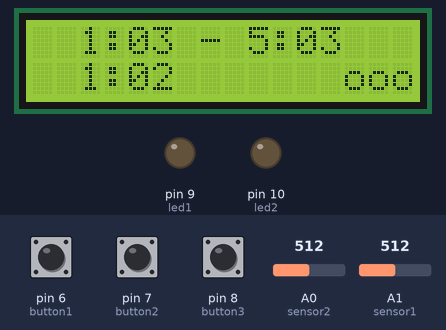
Bench run of a sketch on a simulated Arduino Uno, built with avr-gcc and run on an emulated ATmega328P. Parts: 16×2 character LCD, output pins drawn as LEDs (lit = HIGH). The inputs (shaded band) are chosen by the test bench; at power-on: pin 6 (button1) HIGH, pin 7 (button2) HIGH, A1 (sensor1) = 512, A0 (sensor2) = 512, pin 8 (button3) HIGH.

Above: at 6.2 s.
6.3 s: pin 6 (button1) pulled LOW for 1 s
At 7.7 s:
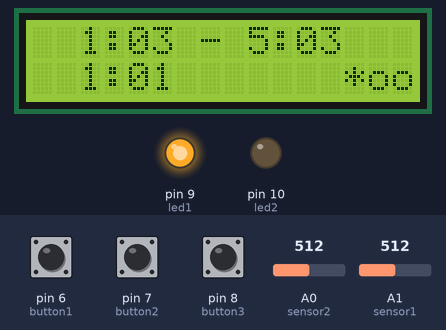
9.8 s: pin 7 (button2) pulled LOW for 1 s
At 11.3 s:
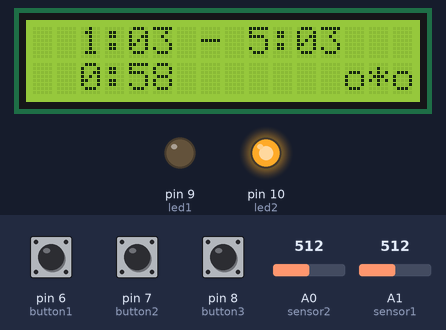
13.0 s: A1 (sensor1) set to 58
At 14.5 s:
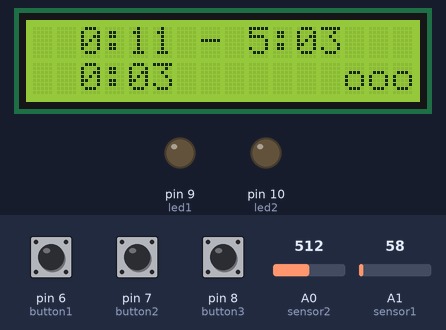
16.2 s: A1 (sensor1) set to 49
At 18.7 s:
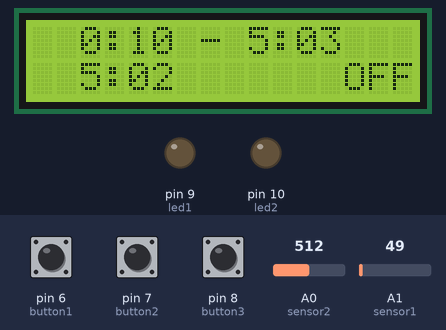
20.3 s: A0 (sensor2) set to 716
At 21.5 s:
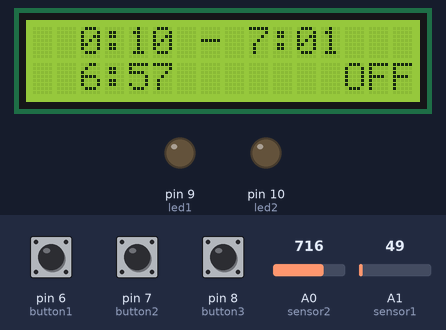
23.6 s: A0 (sensor2) set to 900
At 25.0 s:
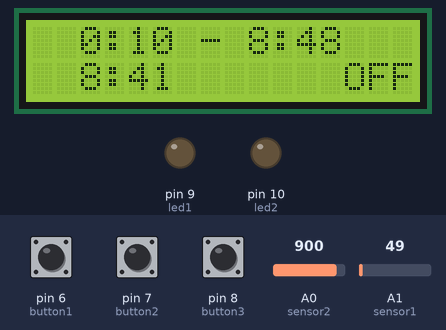
Timing chart, 0 to 26.6 s (numbered marks = the images above; inputs shaded):
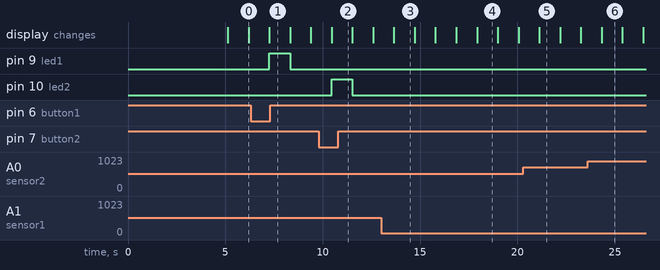

Measured:
- the behaviour switches between 53 and 52 on A1 (sensor1) (found by bisection; images 3 and 4)
- after the input at 6.3 s, pin 9 (led1): LOW → HIGH after 0.96 s, → LOW 1.1 s later; the display: changes after 0.96 s (image 1)
- after the input at 9.8 s, pin 10 (led2): LOW → HIGH after 0.66 s, → LOW 1.1 s later; the display: changes after 0.66 s (image 2)
- what the display in image 3 shows lasts 1.0 s, from 13.7 s to 14.7 s

The sketch:

LCD_LDG_02.ino
```cpp
/*
Desenvolvido por Alexandre Aravecchia
aravecchia@gmail.com
www.aravecchia.weebly.com
*/

#include <Arduino.h>

#include <LiquidCrystal.h> //Inclui a biblioteca do LCD

//LiquidCrystal lcd(RS, EN, DB, DB5, DB6, DB7);
LiquidCrystal lcd(13, 12, 11, 5, 4, 3, 2); //Configura os pinos do Arduino para se comunicar com o LCD
//LiquidCrystal lcd(8, 9, 4, 5, 6, 7);
//Estes valores quando trabalhar na protoboard
//LiquidCrystal lcd(13, 12, 11, 10, 9, 8);
//Estes valores quando trabalhar no proteus

// Declara os pinos analogicos que controlam o tempo de acionamento
int sensor1 = A1;
int sensor2 = A0;

// Declara os pinos digitais que controlam quais relays serao ligados
int button1 = 6;
int button2 = 7;
int button3 = 8;

// Declara os pinos digitais onde serao ligados os relays. Vou chamar de LED porque usei leds sinalizadores
int led1 = 9;
int led2 = 10;
int led3 = 13;

// Declara a variavel tempo
int timmer;

// Declara a variavel que controla o estado
int State;

void setup()
{
  pinMode(sensor1, INPUT);
  pinMode(sensor2, INPUT);

  pinMode(button1, INPUT_PULLUP);
  pinMode(button2, INPUT_PULLUP);
  pinMode(button3, INPUT_PULLUP);

  pinMode(led1, OUTPUT);
  pinMode(led2, OUTPUT);
  pinMode(led3, OUTPUT);

  digitalWrite(led1, LOW);
  digitalWrite(led2, LOW);
  digitalWrite(led3, LOW);

  State = 1; // Coloca estado=ligado, para inicializar sempre com os relays acionados e o usuario saber que esta funcionando

  lcd.begin(16, 2); //Inicia o LCD com dimensões 16x2(Colunas x Linhas)

  lcd.setCursor(0, 0); // Posiciona o cursor na primeira coluna(0) e na primeira linha(0) do LCD
  lcd.print("C Y B E R  O H M"); // Escreve o nome da empresa no LCD
  lcd.setCursor(4, 1); // Posiciona o cursor na quinta coluna(4) e na segunda linha(1) do LCD
  lcd.print("Robotics"); // Escreve o segundo nome da empresa no LCD
  delay(5000); // Deixe o usuario memorizar o nome da empresa, mas não passe de 5 segundos ou ele vai achar que teu circuito eh lento.
}

void loop()
{
  int timmerON = map(analogRead(sensor1), 0, 1024, 5, 121); // Variável que controla o tempo que os relays ficam ligados (maximo de 2 minutos).
  int timmerOFF = map(analogRead(sensor2), 0, 1024, 5, 601); // Variável que controla o tempo que os relays ficam ligados (maximo de 10 minutos).

  int Buttons[3] = {button1, button2, button3}; // Matriz para armazenar o estado dos botoes
  int LED[3] = {led1, led2, led3}; // Matriz para armazenar o estado dos relays

  lcd.begin(16, 2); //Reinicia o LCD com dimensões 16x2(Colunas x Linhas). Seria necessario, se ja iniciou no void setup()?

  lcd.setCursor(2, 0); //Posiciona o cursor na terceira coluna(2) e na primeira linha(0) do LCD

  lcd.print((timmerON) / 60); // Converte para minutos inteiros e escreve no LCD
  lcd.print(":");
  if (((timmerON) % 60) < 10) // Se o resto da divisao por 60 for menor que 10...
  {
    lcd.print("0"); // Escreve um zero
  }
  lcd.print((timmerON) % 60); // Escreve o resto da divisao por 60 no LCD (segundos)
  lcd.print(" -"); // Separador

  lcd.setCursor(9, 0); //Posiciona o cursor na decima coluna(9) e na primeira linha(0) do LCD

  lcd.print((timmerOFF) / 60); // Converte para minutos inteiros e escreve no LCD
  lcd.print(":");
  if (((timmerOFF) % 60) < 10) // Se o resto da divisao por 60 for menor que 10...
  {
    lcd.print("0"); // Escreve um zero
  }
  lcd.print((timmerOFF) % 60); // Escreve o resto da divisao por 60 no LCD (segundos)

  if (((((timmerON - timmer) / 60) < 10) && (State == 1)) || ((((timmerOFF - timmer) / 60) < 10) && (State == 0)))
  // Se o contador regressivo for menor que 10 E os relays estiverem ligados
  // OU
  // e o contador regressivo for menor que 10 E os relays estiverem desligados
  // Este "if" serve para alinhar sempre o contador na coluna correta, quando minutos tem 1 ou 2 digitos
  {
    lcd.setCursor(2, 1); //Posiciona o cursor na terceira coluna(2) e na segunda linha(1) do LCD
  }
  else // Senao
  {
    lcd.setCursor(1, 1); //Posiciona o cursor na segunda coluna(1) e na segunda linha(1) do LCD
  }

  if (State == 1) // Se os relays estao ligados...
  {
    lcd.print((timmerON - timmer) / 60);
    lcd.print(":");
    if (((timmerON - timmer) % 60) < 10)
    {
      lcd.print("0");
    }
    lcd.print((timmerON - timmer) % 60);
    lcd.setCursor(13, 1);
    for (int x = 0; x < 3; x++)
    {
      if (!digitalRead(Buttons[x]) == 1)
      {
        lcd.print("*");
      }
      else
      {
        lcd.print("o");
      }
    }
  }
  else
  {
    lcd.print((timmerOFF - timmer) / 60);
    lcd.print(":");
    if (((timmerOFF - timmer) % 60) < 10)
    {
      lcd.print("0");
    }
    lcd.print(((timmerOFF - timmer) % 60));
    lcd.setCursor(13, 1);
    lcd.print("OFF");
  }

  for (int x = 0; x < 3; x++)
  {
    if (State == 1)
    {
      digitalWrite(LED[x], !(digitalRead(Buttons[x])));
    }
    else
    {
      digitalWrite(LED[x], 0);
    }
  }


  if (((timmer >= timmerON) && (State == 1)) || ((timmer >= timmerOFF) && (State == 0)))
  {
    timmer = 0;
    State = ! State;
  }

  delay(1000); //Aguarda 1 segundo
  timmer++; //Incrementa variável de contagem
}
```
